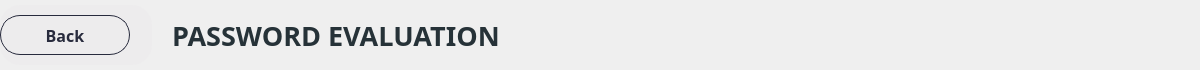
            <widget class="QWidget" name="widget_27" native="true">
             <property name="minimumSize">
              <size>
               <width>1200</width>
               <height>70</height>
              </size>
             </property>
             <property name="maximumSize">
              <size>
               <width>16777215</width>
               <height>70</height>
              </size>
             </property>
             <property name="styleSheet">
              <string notr="true"/>
             </property>
             <widget class="QWidget" name="widget_106" native="true">
              <property name="geometry">
               <rect>
                <x>0</x>
                <y>5</y>
                <width>152</width>
                <height>60</height>
               </rect>
              </property>
              <property name="minimumSize">
               <size>
                <width>0</width>
                <height>60</height>
               </size>
              </property>
              <property name="maximumSize">
               <size>
                <width>16777215</width>
                <height>60</height>
               </size>
              </property>
              <property name="styleSheet">
               <string notr="true">color:rgb(65,155,249);
background-color: rgb(237, 236, 237);
border-radius: 20px;</string>
              </property>
              <layout class="QHBoxLayout" name="horizontalLayout_46">
               <item alignment="Qt::AlignLeft">
                <widget class="QPushButton" name="btn_backPassword">
                 <property name="minimumSize">
                  <size>
                   <width>130</width>
                   <height>40</height>
                  </size>
                 </property>
                 <property name="maximumSize">
                  <size>
                   <width>130</width>
                   <height>40</height>
                  </size>
                 </property>
                 <property name="font">
                  <font>
                   <family>Bahnschrift SemiBold</family>
                   <pointsize>12</pointsize>
                   <weight>75</weight>
                   <bold>true</bold>
                  </font>
                 </property>
                 <property name="cursor">
                  <cursorShape>PointingHandCursor</cursorShape>
                 </property>
                 <property name="styleSheet">
                  <string notr="true">QPushButton {    
    border: 1px solid rgba(40,43,61,255) ;
    border-radius: 20px;
    padding: 5px 10px;
	color: rgba(40,43,61,255) ;
}

QPushButton:hover {
    background-color: ;
}
</string>
                 </property>
                 <property name="text">
                  <string>Back</string>
                 </property>
                 <property name="icon">
                  <iconset>
                   <normaloff>../icons/icons8-go-back-45.png</normaloff>../icons/icons8-go-back-45.png</iconset>
                 </property>
                 <property name="iconSize">
                  <size>
                   <width>35</width>
                   <height>35</height>
                  </size>
                 </property>
                </widget>
               </item>
              </layout>
             </widget>
             <widget class="QLabel" name="label_headofPassword">
              <property name="geometry">
               <rect>
                <x>152</x>
                <y>15</y>
                <width>500</width>
                <height>40</height>
               </rect>
              </property>
              <property name="minimumSize">
               <size>
                <width>500</width>
                <height>40</height>
               </size>
              </property>
              <property name="maximumSize">
               <size>
                <width>500</width>
                <height>40</height>
               </size>
              </property>
              <property name="font">
               <font>
                <family>Bahnschrift SemiBold</family>
                <pointsize>20</pointsize>
                <weight>75</weight>
                <bold>true</bold>
               </font>
              </property>
              <property name="styleSheet">
               <string notr="true">color: rgb(38, 50, 56);</string>
              </property>
              <property name="text">
               <string>PASSWORD EVALUATION</string>
              </property>
              <property name="alignment">
               <set>Qt::AlignLeading|Qt::AlignLeft|Qt::AlignVCenter</set>
              </property>
              <property name="indent">
               <number>20</number>
              </property>
             </widget>
            </widget>
